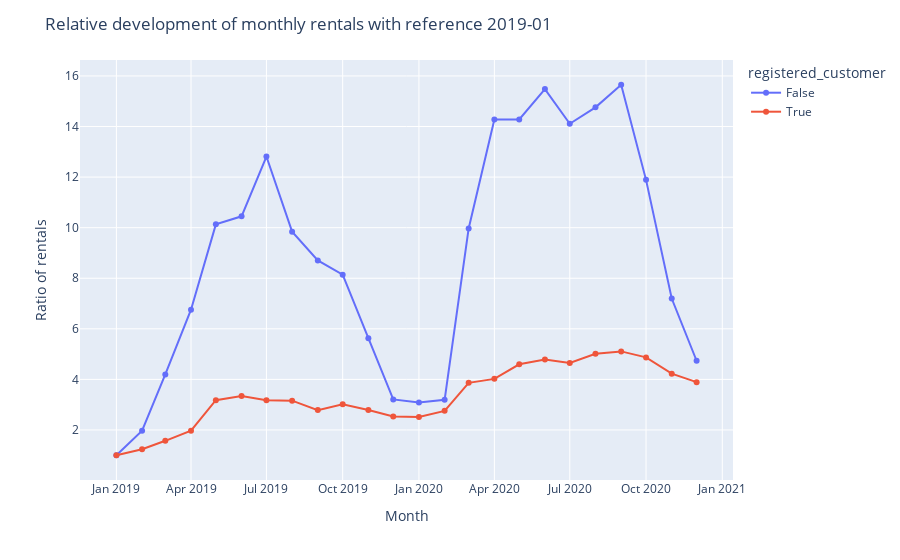

The notebook cell saved with this chart:
### Markdown cell above
## Relative development of rentals per month and per customer group (registered vs non-registered customers)

### Code cell
# Drop columns and save it in new dataframe
df_first_count = df_month_year[["month_year","registered_customer","datetime"]]

# Show only rentals in January 2019 (earliest date in data set)
df_first_count = df_first_count[df_first_count["month_year"]=="2019-01"]

# Rename columns to avoid confusion
df_first_count = df_first_count.rename(columns={"month_year":"begin","datetime":"count_begin"})

# Merge new dataframe with dataframe which shows the amount of rentals per month/year combination and type of customer
# Join on type of customer
df_merged = pd.merge(df_month_year, df_first_count, how="inner", on=["registered_customer"])[["month_year","registered_customer","datetime","count_begin"]]

# Calculate the ratio between:
# the amount of rentals from registered customers vs. non-registered customers per month 
# and the amount of rentals from registered customers vs. non-registered customers in 2019-01
df_merged["ratio"] = df_merged.datetime / df_merged.count_begin

# Show the percentual change of rentals from all months in comparison to earliest date
# Graph shows when the highest percentual change had happened 
fig_dev_per_month=px.line(df_merged, x="month_year", y="ratio", color="registered_customer", markers=True)
fig_dev_per_month.update_layout( title="Relative development of monthly rentals with reference 2019-01", xaxis_title="Month", yaxis_title="Ratio of rentals")

### Figure 1 — Plotly figure (JSON) as saved in the notebook; plotly's stock layout.template omitted (floating-point values rounded to 4 significant figures)
{"data": [{"hovertemplate": "registered_customer=False<br>month_year=%{x}<br>ratio=%{y}<extra></extra>", "legendgroup": "False", "line": {"color": "#636efa", "dash": "solid"}, "marker": {"symbol": "circle"}, "mode": "lines+markers", "name": "False", "orientation": "v", "showlegend": true, "type": "scatter", "x": ["2019-01", "2019-02", "2019-03", "2019-04", "2019-05", "2019-06", "2019-07", "2019-08", "2019-09", "2019-10", "2019-11", "2019-12", "2020-01", "2020-02", "2020-03", "2020-04", "2020-05", "2020-06", "2020-07", "2020-08", "2020-09", "2020-10", "2020-11", "2020-12"], "xaxis": "x", "y": [1, 1.97, 4.197, 6.757, 10.13, 10.45, 12.81, 9.843, 8.702, 8.142, 5.628, 3.207, 3.086, 3.192, 9.969, 14.27, 14.28, 15.48, 14.11, 14.76, 15.65, 11.89, 7.199, 4.737], "yaxis": "y"}, {"hovertemplate": "registered_customer=True<br>month_year=%{x}<br>ratio=%{y}<extra></extra>", "legendgroup": "True", "line": {"color": "#EF553B", "dash": "solid"}, "marker": {"symbol": "circle"}, "mode": "lines+markers", "name": "True", "orientation": "v", "showlegend": true, "type": "scatter", "x": ["2019-01", "2019-02", "2019-03", "2019-04", "2019-05", "2019-06", "2019-07", "2019-08", "2019-09", "2019-10", "2019-11", "2019-12", "2020-01", "2020-02", "2020-03", "2020-04", "2020-05", "2020-06", "2020-07", "2020-08", "2020-09", "2020-10", "2020-11", "2020-12"], "xaxis": "x", "y": [1, 1.237, 1.571, 1.973, 3.176, 3.343, 3.177, 3.159, 2.786, 3.02, 2.792, 2.535, 2.509, 2.756, 3.864, 4.021, 4.596, 4.784, 4.651, 5.012, 5.107, 4.871, 4.226, 3.891], "yaxis": "y"}], "layout": {"autosize": true, "legend": {"title": {"text": "registered_customer"}, "tracegroupgap": 0}, "margin": {"t": 60}, "title": {"text": "Relative development of monthly rentals with reference 2019-01"}, "xaxis": {"anchor": "y", "autorange": true, "domain": [0, 1], "range": ["2018-11-18 01:15:55.2549", "2021-01-13 22:44:04.7451"], "title": {"text": "Month"}, "type": "date"}, "yaxis": {"anchor": "x", "autorange": true, "domain": [0, 1], "range": [-0.1345, 16.79], "title": {"text": "Ratio of rentals"}, "type": "linear"}}}
